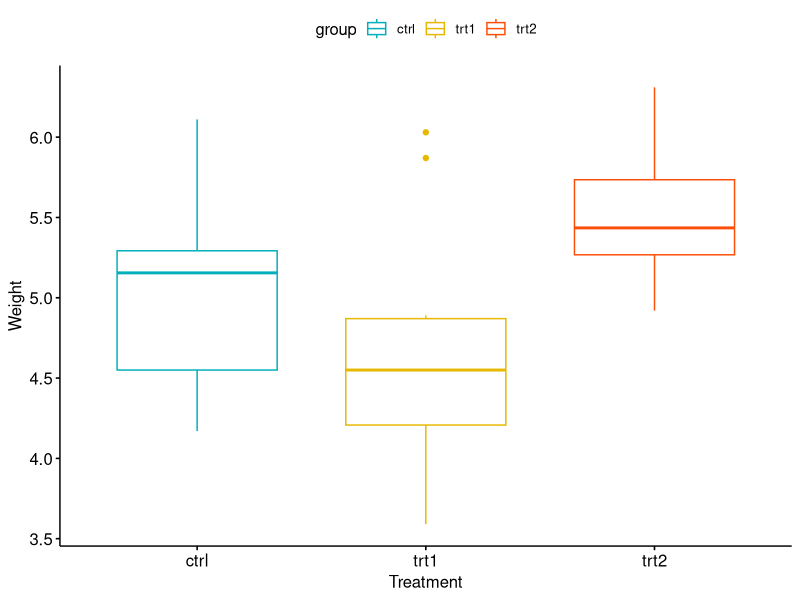
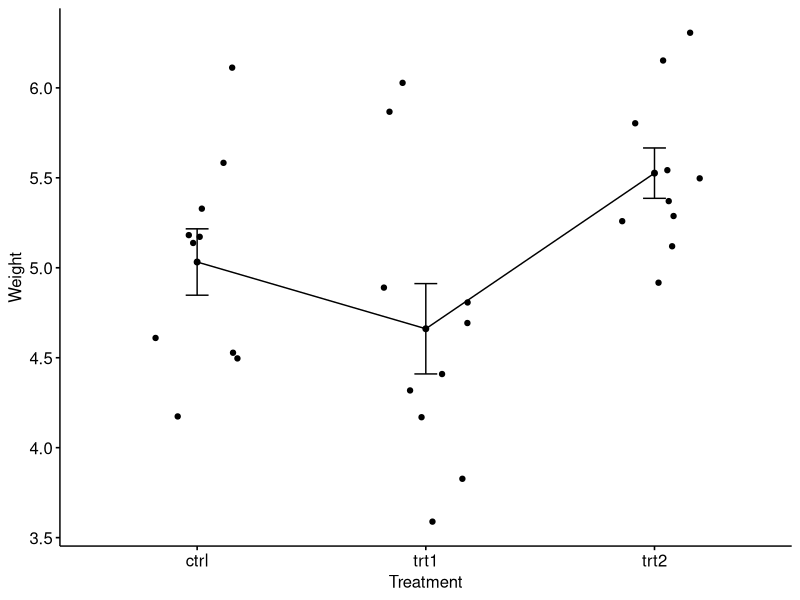

Here is the R script that generated these plots, in order:
# Utkarsh Kulshrestha
# kuls.utkarsh1205@gmail.com


my_data <- PlantGrowth

# Show a random sample
set.seed(1234)
dplyr::sample_n(my_data, 10)

# Show the levels
levels(my_data$group)

my_data$group <- ordered(my_data$group, levels = c("ctrl", "trt1", "trt2"))

library(dplyr)
group_by(my_data, group) %>%
  summarise(
    count = n(),
    mean = mean(weight, na.rm = TRUE),
    sd = sd(weight, na.rm = TRUE)
  )


# Install
#if(!require(devtools)) install.packages("devtools")
#devtools::install_github("kassambara/ggpubr")
#install.packages("ggpubr")

# Box plots
# ++++++++++++++++++++
# Plot weight by group and color by group
library("ggpubr")
ggboxplot(my_data, x = "group", y = "weight", 
          color = "group", palette = c("#00AFBB", "#E7B800", "#FC4E07"),
          order = c("ctrl", "trt1", "trt2"),
          ylab = "Weight", xlab = "Treatment")

# Mean plots
# ++++++++++++++++++++
# Plot weight by group
# Add error bars: mean_se
# (other values include: mean_sd, mean_ci, median_iqr, ....)
library("ggpubr")
ggline(my_data, x = "group", y = "weight", 
       add = c("mean_se", "jitter"), 
       order = c("ctrl", "trt1", "trt2"),
       ylab = "Weight", xlab = "Treatment")

# Compute the analysis of variance
res.aov <- aov(weight ~ group, data = my_data)
# Summary of the analysis
summary(res.aov)

TukeyHSD(res.aov)
